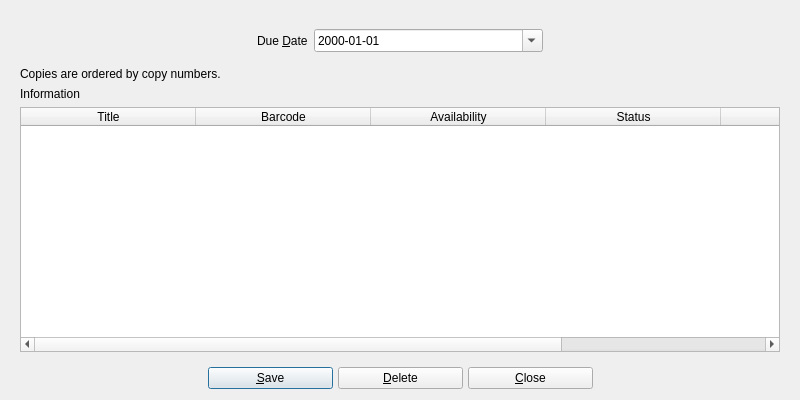
<?xml version="1.0" encoding="UTF-8"?>
<ui version="4.0">
 <class>copybrowser</class>
 <widget class="QDialog" name="copybrowser">
  <property name="geometry">
   <rect>
    <x>0</x>
    <y>0</y>
    <width>800</width>
    <height>400</height>
   </rect>
  </property>
  <property name="maximumSize">
   <size>
    <width>16777215</width>
    <height>16777215</height>
   </size>
  </property>
  <property name="windowTitle">
   <string>BiblioteQ: Copies Browser</string>
  </property>
  <property name="windowIcon">
   <iconset resource="../Icons/icons.qrc">
    <normaloff>:/book.png</normaloff>:/book.png</iconset>
  </property>
  <layout class="QVBoxLayout">
   <item>
    <widget class="QFrame" name="frame">
     <layout class="QVBoxLayout">
      <item>
       <widget class="QFrame" name="dueDateFrame">
        <layout class="QVBoxLayout">
         <item>
          <layout class="QHBoxLayout">
           <item>
            <spacer>
             <property name="orientation">
              <enum>Qt::Horizontal</enum>
             </property>
             <property name="sizeHint" stdset="0">
              <size>
               <width>40</width>
               <height>20</height>
              </size>
             </property>
            </spacer>
           </item>
           <item>
            <widget class="QLabel" name="label">
             <property name="text">
              <string>Due &amp;Date</string>
             </property>
             <property name="buddy">
              <cstring>dueDate</cstring>
             </property>
            </widget>
           </item>
           <item>
            <widget class="QDateEdit" name="dueDate">
             <property name="sizePolicy">
              <sizepolicy hsizetype="Expanding" vsizetype="Fixed">
               <horstretch>0</horstretch>
               <verstretch>0</verstretch>
              </sizepolicy>
             </property>
             <property name="minimumSize">
              <size>
               <width>150</width>
               <height>0</height>
              </size>
             </property>
             <property name="displayFormat">
              <string>yyyy-MM-dd</string>
             </property>
             <property name="calendarPopup">
              <bool>true</bool>
             </property>
            </widget>
           </item>
           <item>
            <spacer>
             <property name="orientation">
              <enum>Qt::Horizontal</enum>
             </property>
             <property name="sizeHint" stdset="0">
              <size>
               <width>31</width>
               <height>20</height>
              </size>
             </property>
            </spacer>
           </item>
          </layout>
         </item>
        </layout>
       </widget>
      </item>
      <item>
       <widget class="QLabel" name="label_2">
        <property name="text">
         <string>Copies are ordered by copy numbers.</string>
        </property>
        <property name="wordWrap">
         <bool>true</bool>
        </property>
       </widget>
      </item>
      <item>
       <widget class="QLabel" name="information">
        <property name="text">
         <string>Information</string>
        </property>
        <property name="wordWrap">
         <bool>true</bool>
        </property>
       </widget>
      </item>
      <item>
       <widget class="QTableWidget" name="table">
        <property name="focusPolicy">
         <enum>Qt::StrongFocus</enum>
        </property>
        <property name="editTriggers">
         <set>QAbstractItemView::DoubleClicked</set>
        </property>
        <property name="alternatingRowColors">
         <bool>true</bool>
        </property>
        <property name="selectionMode">
         <enum>QAbstractItemView::SingleSelection</enum>
        </property>
        <property name="selectionBehavior">
         <enum>QAbstractItemView::SelectRows</enum>
        </property>
        <property name="verticalScrollMode">
         <enum>QAbstractItemView::ScrollPerItem</enum>
        </property>
        <property name="horizontalScrollMode">
         <enum>QAbstractItemView::ScrollPerPixel</enum>
        </property>
        <property name="cornerButtonEnabled">
         <bool>false</bool>
        </property>
        <attribute name="horizontalHeaderMinimumSectionSize">
         <number>175</number>
        </attribute>
        <attribute name="horizontalHeaderDefaultSectionSize">
         <number>175</number>
        </attribute>
        <attribute name="horizontalHeaderStretchLastSection">
         <bool>true</bool>
        </attribute>
        <column>
         <property name="text">
          <string>Title</string>
         </property>
        </column>
        <column>
         <property name="text">
          <string>Barcode</string>
         </property>
        </column>
        <column>
         <property name="text">
          <string>Availability</string>
         </property>
        </column>
        <column>
         <property name="text">
          <string>Status</string>
         </property>
        </column>
        <column>
         <property name="text">
          <string>MYOID</string>
         </property>
        </column>
        <column>
         <property name="text">
          <string>Copy Number</string>
         </property>
        </column>
       </widget>
      </item>
     </layout>
    </widget>
   </item>
   <item>
    <layout class="QHBoxLayout">
     <property name="spacing">
      <number>5</number>
     </property>
     <item>
      <spacer>
       <property name="orientation">
        <enum>Qt::Horizontal</enum>
       </property>
       <property name="sizeType">
        <enum>QSizePolicy::Expanding</enum>
       </property>
       <property name="sizeHint" stdset="0">
        <size>
         <width>39</width>
         <height>20</height>
        </size>
       </property>
      </spacer>
     </item>
     <item>
      <widget class="QPushButton" name="saveButton">
       <property name="minimumSize">
        <size>
         <width>125</width>
         <height>0</height>
        </size>
       </property>
       <property name="text">
        <string>&amp;Save</string>
       </property>
       <property name="icon">
        <iconset resource="../Icons/icons.qrc">
         <normaloff>:/16x16/ok.png</normaloff>:/16x16/ok.png</iconset>
       </property>
      </widget>
     </item>
     <item>
      <widget class="QPushButton" name="deleteButton">
       <property name="minimumSize">
        <size>
         <width>125</width>
         <height>0</height>
        </size>
       </property>
       <property name="text">
        <string>&amp;Delete</string>
       </property>
       <property name="icon">
        <iconset resource="../Icons/icons.qrc">
         <normaloff>:/16x16/eraser.png</normaloff>:/16x16/eraser.png</iconset>
       </property>
      </widget>
     </item>
     <item>
      <widget class="QPushButton" name="cancelButton">
       <property name="minimumSize">
        <size>
         <width>125</width>
         <height>0</height>
        </size>
       </property>
       <property name="text">
        <string>&amp;Close</string>
       </property>
       <property name="icon">
        <iconset resource="../Icons/icons.qrc">
         <normaloff>:/16x16/cancel.png</normaloff>:/16x16/cancel.png</iconset>
       </property>
      </widget>
     </item>
     <item>
      <spacer>
       <property name="orientation">
        <enum>Qt::Horizontal</enum>
       </property>
       <property name="sizeHint" stdset="0">
        <size>
         <width>39</width>
         <height>20</height>
        </size>
       </property>
      </spacer>
     </item>
    </layout>
   </item>
  </layout>
 </widget>
 <tabstops>
  <tabstop>dueDate</tabstop>
  <tabstop>table</tabstop>
  <tabstop>saveButton</tabstop>
  <tabstop>deleteButton</tabstop>
  <tabstop>cancelButton</tabstop>
 </tabstops>
 <resources>
  <include location="../Icons/icons.qrc"/>
 </resources>
 <connections/>
</ui>
